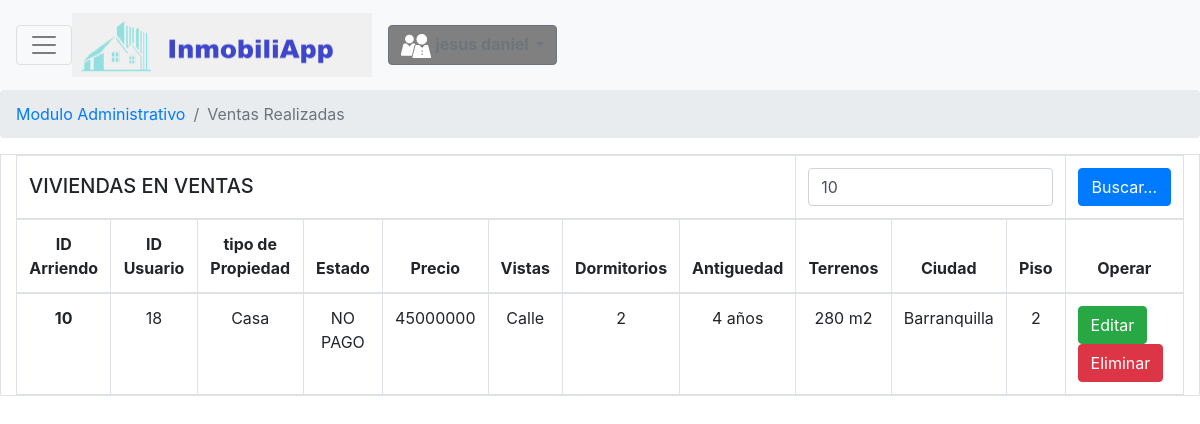
Page /BuscarIDp.php?Buscar=10 (signed in) on the committed database.
### tables this page shows
CREATE TABLE `registroventa` (
  `iddelestadoP` int(50) NOT NULL,
  `idarriendov` int(10) NOT NULL,
  `tipoPropiedad` varchar(50) DEFAULT NULL,
  `tipolistado` tinytext DEFAULT NULL,
  `preciopropiedad` varchar(50) DEFAULT NULL,
  `vistapropiedad` varchar(50) DEFAULT NULL,
  `dormitorios` varchar(50) DEFAULT NULL,
  `antiguedad` varchar(50) DEFAULT NULL,
  `terrenos` varchar(50) DEFAULT NULL,
  `ciudad` varchar(50) DEFAULT NULL,
  `piso` varchar(50) DEFAULT NULL,
  `longitud` varchar(50) DEFAULT NULL,
  `latitud` varchar(50) DEFAULT NULL,
  `caracteristica1` varchar(50) DEFAULT NULL,
  `caracteristica2` varchar(50) DEFAULT NULL,
  `caracteristica3` varchar(50) DEFAULT NULL,
  `caracteristica4` varchar(50) DEFAULT NULL,
  `caracteristica5` varchar(50) DEFAULT NULL,
  `cercania1` varchar(50) DEFAULT NULL,
  `cercania2` varchar(50) DEFAULT NULL,
  `cercania3` varchar(50) DEFAULT NULL,
  `cercania4` varchar(50) DEFAULT NULL,
  `cercania5` varchar(50) DEFAULT NULL
);

### BuscarIDp.php (the view, shortened to what this page needs)
<!DOCTYPE html>
<html>
<head>
	<?php
		require_once "scripts.php";
	 ?>
</head>
<?php
    require_once "php/conexion.php";
     if(isset($_SESSION['user'])){
      $usuario = $_SESSION['user'];
      $sql = "SELECT * from login where usuario='$usuario' and tipodeusuario='Administrador'";
      $result=mysqli_query($conexion,$sql);
?>
<body>
	<form action="php/cerrarsesion.php" method="POST">
		<nav class="navbar navbar-light bg-light navbar-toggleable-sm">
       <button class="navbar-toggler navbar-toggler-right" type="button" data-toggle="collapse" data-target="#navbarTogglerDemo01" aria-controls="navbarTogglerDemo01" aria-expanded="false" aria-label="Toggle navigation">
        <span class="navbar-toggler-icon"></span>
      </button>
        <a class="navbar-brand" href="ModuloAdministrativo.php">
           <img src="img/inmoviliapp22.png" class="d-inline-block align-top" alt="Logo boostrap"  style="width: 300px">
        </a>
       <form class="form-inline my-2 my-lg-0">
      <ul class="navbar-nav mr-auto">
        <li class="nav-item dropdown ">
        <a type="button" style="background-color: gray;" class="btn btn-outline-secondary dropdown-toggle"  href="#" id="navbarDropdown" role="button" data-toggle="dropdown" aria-haspopup="true" aria-expanded="false">
           <img src="img/ico3-blanco.png" style="background-color: gray; ">
           <?php
            while ($dato=mysqli_fetch_array($result)) {
            ?><b>
            <?php  echo $dato['Nombre'];}
             ?>
           </b>
        </a>
      </li>
      </ul>
    </form >
    </nav>
     	<nav aria-label="breadcrumb">
        <ol class="breadcrumb">
          <li class="breadcrumb-item active" aria-current="page"><a href="ModuloAdministrativo.php">Modulo Administrativo</a></li>
          <li class="breadcrumb-item active" aria-current="page">Ventas Realizadas</li>
        </ol>
          		<table class="container table table-bordered table-responsive">
		          <thead>
		            <th colspan="8"><b><h5>VIVIENDAS EN VENTAS</h5></b></th>
                    <?php
                        $Buscar = strtolower($_REQUEST['Buscar']);
                    ?>
                <form action="BuscarIDp.php" method="get" class="form-search">
                <th colspan="3"> <input type="text" class="form-control" id="Buscar" name="Buscar" value="<?php echo $Buscar;?>" ></th>
                <th colspan="3"> <input type="submit" class="btn btn-primary btn-block" id="BuscarID" Value="Buscar..." ></th>
                </form>
		            <tr class="text-center">
		              <th scope="col" >ID Arriendo</th>
                  <th scope="col" >ID Usuario</th>
		              <th scope="col" >tipo de Propiedad</th>
		              <th scope="col" >Estado </th>
		              <th scope="col" >Precio </th>
		              <th scope="col" >Vistas </th>
		              <th scope="col" >Dormitorios </th>
		              <th scope="col" >Antiguedad </th>
		              <th scope="col" >Terrenos </th>
		              <th scope="col" >Ciudad </th>
		              <th scope="col" >Piso</th>
		              <th colspan="2" >Operar</th>
		            </tr>
		          </thead>
		          <?php
          		 	$sqll="SELECT * FROM registroventa where iddelestadoP LIKE '$Buscar' OR tipolistado LIKE '$Buscar'";
          		 	$resultl=mysqli_query($conexion,$sqll);
          		 	while ($mostrar=mysqli_fetch_row($resultl)) {
                      $datosv=$mostrar[0]."||".
                             $mostrar[1]."||".
                             $mostrar[2]."||".
                             $mostrar[3]."||".
                             $mostrar[4]."||".
                             $mostrar[5]."||".
                             $mostrar[6]."||".
                             $mostrar[7]."||".
                             $mostrar[8]."||".
                             $mostrar[9]."||".
                             $mostrar[10];
          		  ?>
		          <tbody>
	                  <tr>
	                      <th scope="row" class="text-center"> <?php echo $mostrar[0];?></th>
	                      <td class="text-center"> <?php echo $mostrar[1]; ?></td>
	                      <td class="text-center"> <?php echo $mostrar[2]; ?></td>
	                      <td class="text-center"> <?php echo $mostrar[3] ;?></td>
	                      <td class="text-center"> <?php echo $mostrar[4] ;?></td>
	                      <td class="text-center"> <?php echo $mostrar[5] ;?></td>
	                      <td class="text-center"> <?php echo $mostrar[6] ;?></td>
	                      <td class="text-center"> <?php echo $mostrar[7] ;?></td>
	                      <td class="text-center"> <?php echo $mostrar[8] ;?></td>
	                      <td class="text-center"> <?php echo $mostrar[9] ;?></td>
	                      <td class="text-center"> <?php echo $mostrar[10] ;?></td>
	                      <td>
	                      	<button type="button" class="btn btn-success" data-toggle="modal" data-target="#Editar" onclick="agregaforma('<?php echo $datosv ?>')">
                          Editar</button>
                          <button type="button" class="btn btn-danger" data-toggle="modal" data-target="#Eliminar" onclick="preguntarSiNoP('<?php echo $mostrar[0] ?>')">
                          Eliminar</button>
	                      </td>
	                  </tr>
	              </tbody>
                <?php } ?>
<?php  }else{
	header("Location: php/Validar.php");
} ?>

### rows in the picture
registroventa: iddelestadoP "10", idarriendov "18", tipoPropiedad "Casa", tipolistado "NO PAGO", preciopropiedad "45000000", vistapropiedad "Calle", dormitorios "2", antiguedad "4 años", terrenos "280 m2", ciudad "Barranquilla", piso "2"
